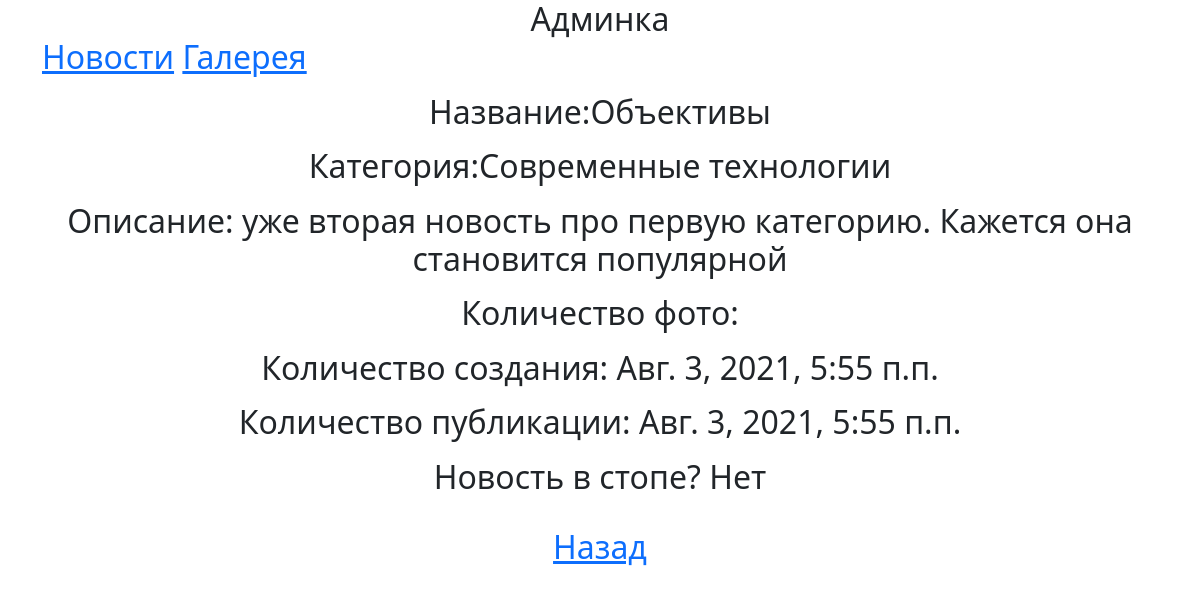
Before: /myadmin/read/2/ with the older database file.
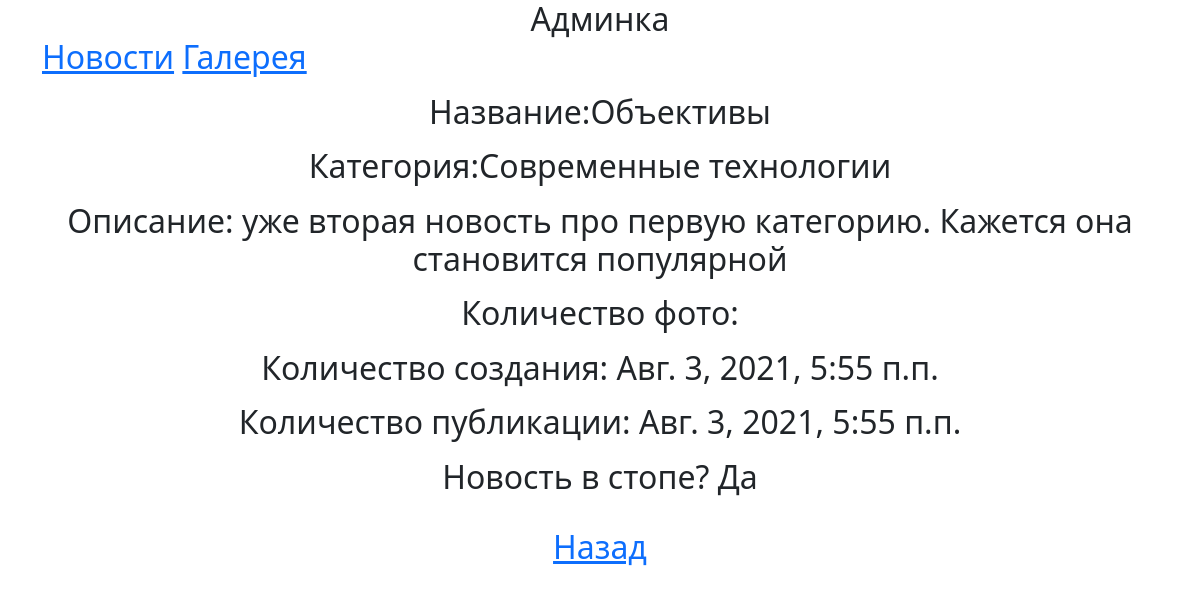
After: the same page with the newer database file.
### news/models.py (models this page shows, shortened)
class News (models.Model):
    title = models.CharField(max_length=150, verbose_name='Заголовок')
    category = models.ForeignKey(Category, on_delete=models.CASCADE, verbose_name='Категория новости')
    intro = models.TextField(verbose_name='Введение')
    body = models.TextField(verbose_name='Новость')
    image = models.ImageField(upload_to='news/', verbose_name='Картинка')
    created_at = models.DateTimeField(verbose_name='Дата создания', auto_now_add=True)
    publish_at = models.DateTimeField(verbose_name='Дата публикации')
    is_active = models.BooleanField(default=True)
    class Meta:
        verbose_name = 'новость'
        verbose_name_plural = 'новости'

class Category(models.Model):
    title = models.CharField(max_length=150, verbose_name='Название категории новостей')
    is_active =  models.BooleanField(default=True, verbose_name='Отображать')
    def __str__(self):
        return  self.title
    class Meta:
        verbose_name = 'категорию'
        verbose_name_plural = 'категории'

### adminapp/views/news.py (the view)
# urls.py: path('read/<pk>/', admin_views.NewsReadView.as_view(), name='news_read'),
class NewsReadView (DetailView):
    model = News
    template_name = 'adminapp/news_read.html'

### adminapp/templates/adminapp/news_read.html
{% extends 'adminapp/base.html' %}
{% block content %}
    <div class="row">
    <div class="col-12">
        <div class="card>">
            <div class="card-body">
               <p>Название:{{ object.title }}</p>
               <p>Категория:{{ object.category }}</p>
               <p>Описание: {{ object.body }}</p>
               <p>Количество фото: {{ object.photo_set.count }}</p>
               <p>Количество создания: {{ object.created_at }}</p>
               <p>Количество публикации: {{ object.publish_at }}</p>
               <p>Новость в стопе?
               {% if object.is_active %}
                   Нет
               {% else %}
                   Да
               {% endif %}
               </p>
            </div>
        </div>
    </div>
    </div>
    <a href="{% url 'adminapp:news_list'%}">Назад</a>
{% endblock  %}

Changed rows visible on the page:
changed News "Объективы": category "Современные технологии" → "Cовременные технологии"
Other visible differences:
text no longer shown: "Нет"
text now shown: "Да"
